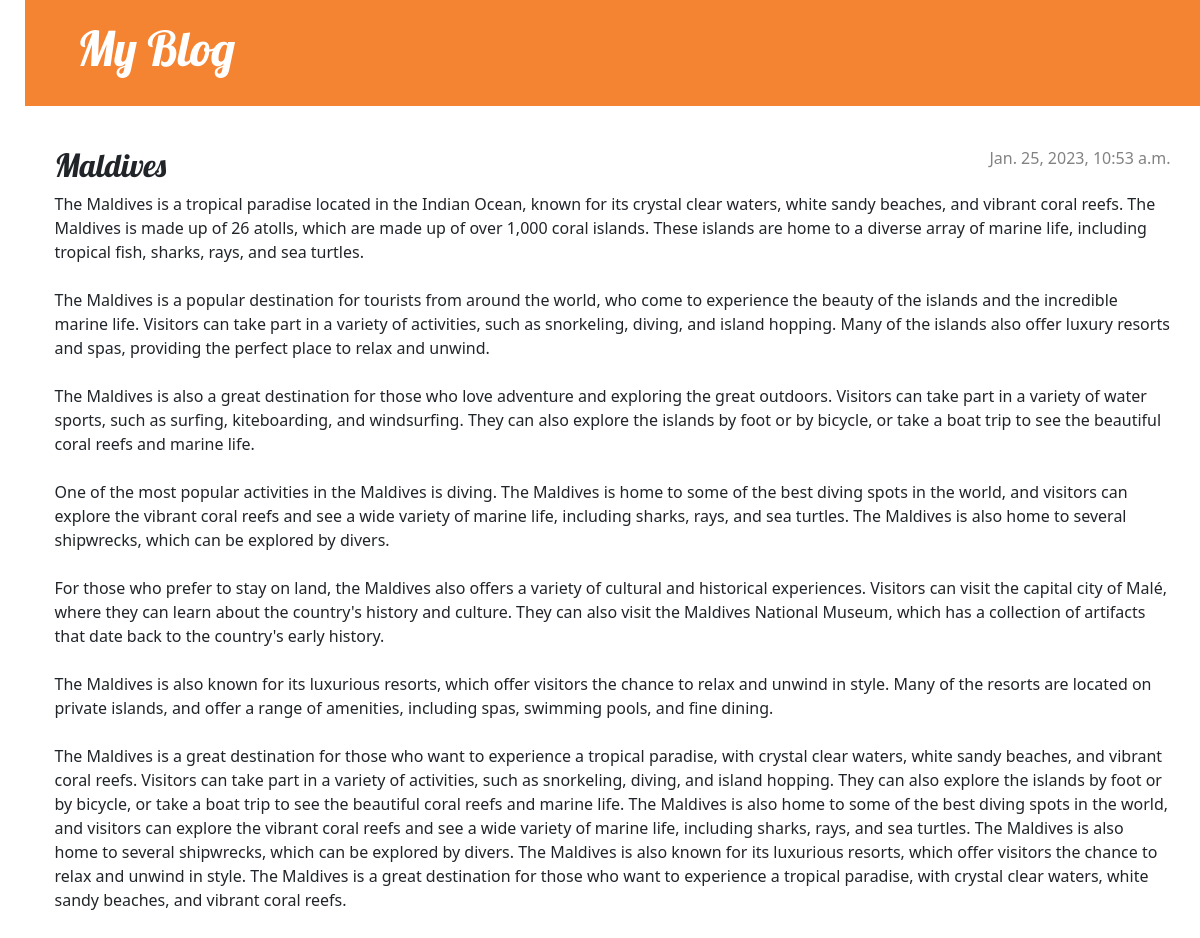
The page /post/19/ on the database its author committed.
### blog/models.py (models this page shows, shortened)
class Post(models.Model):
    author = models.ForeignKey(settings.AUTH_USER_MODEL, on_delete=models.CASCADE)
    title = models.CharField(max_length=200)
    text = models.TextField()
    created_date = models.DateTimeField(default=timezone.now)
    published_date = models.DateTimeField(blank=True, null=True)

### blog/views.py (the view)
# urls.py: path('post/<int:pk>/', views.post_detail, name='post_detail'),
def post_detail(request, pk):
    post = get_object_or_404(Post, pk=pk)
    return render(request, 'blog/post_detail.html', {'post': post})

### blog/templates/blog/post_detail.html (shortened to what this page needs)
{% extends 'blog/base.html' %}
{% block content %}
    <article class="post">
        {% if post.published_date %}
            <time class="date">
                {{ post.published_date }}
            </time>
        {% endif %}
        <h2>{{ post.title }}</h2>
        <p>{{ post.text|linebreaksbr }}</p>
    </article>
{% endblock %}

### blog/static/css/blog.css (style rules this page uses)
body { padding-left: 25px; }
h1, h2, h3, h4 { font-family: 'Lobster', cursive; }
.date { color: #828282; }
.post { margin-bottom: 70px; }
.post > .date, .post > .actions { float: right; }

### rows shown on the page
Post: published_date "Jan. 25, 2023, 10:53 a.m.", title "Maldives", text "The Maldives is a tropical paradise located in the Indian Ocean, known for its crystal clear waters, white sandy beaches, and vibrant coral reefs. The Maldives is made up of 26 atolls, which are made up of over 1,000 coral islands. These islands are home to a diverse array of marine life, including tropical fish, sharks, rays, and sea turtles. The Maldives is a popular destination for tourists from around the world, who come to experience the beauty of the islands and the incredible marine life. Visitors can take part in a variety of activities, such as snorkeling, diving, and island hopping. Many of the islands also offer luxury resorts and spas, providing the perfect place to relax and…"
